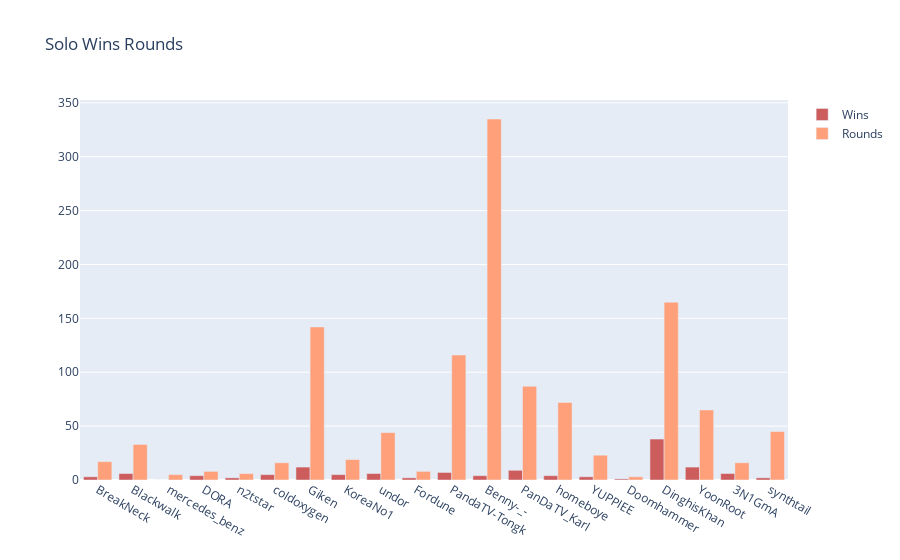

Notebook code cell kept with this figure:
### Code cell
fig = go.Figure(data = [
                        go.Bar(name='Wins',x = df_solo['player_name'],y = df_solo['solo_Wins'], marker_color='indianred'),
                        go.Bar(name='Rounds',x = df_solo['player_name'],y = df_solo['solo_RoundsPlayed'], marker_color='lightsalmon' )
])

fig.update_layout(barmode='group', title_text='Solo Wins Rounds')
fig.show()

### Figure 1 — Plotly figure (JSON) as saved in the notebook; plotly's stock layout.template omitted (floating-point values rounded to 4 significant figures)
{"data": [{"marker": {"color": "indianred"}, "name": "Wins", "type": "bar", "x": ["BreakNeck", "Blackwalk", "mercedes_benz", "DORA", "n2tstar", "coldoxygen", "Giken", "KoreaNo1", "undor", "Fordune", "PandaTV-Tongk", "Benny-_-", "PanDaTV_Karl", "homeboye", "YUPPIEE", "Doomhammer", "DinghisKhan", "YoonRoot", "3N1GmA", "synthtail"], "y": [3, 6, 0, 4, 2, 5, 12, 5, 6, 2, 7, 4, 9, 4, 3, 1, 38, 12, 6, 2]}, {"marker": {"color": "lightsalmon"}, "name": "Rounds", "type": "bar", "x": ["BreakNeck", "Blackwalk", "mercedes_benz", "DORA", "n2tstar", "coldoxygen", "Giken", "KoreaNo1", "undor", "Fordune", "PandaTV-Tongk", "Benny-_-", "PanDaTV_Karl", "homeboye", "YUPPIEE", "Doomhammer", "DinghisKhan", "YoonRoot", "3N1GmA", "synthtail"], "y": [17, 33, 5, 8, 6, 16, 142, 19, 44, 8, 116, 335, 87, 72, 23, 3, 165, 65, 16, 45]}], "layout": {"barmode": "group", "title": {"text": "Solo Wins Rounds"}}}
